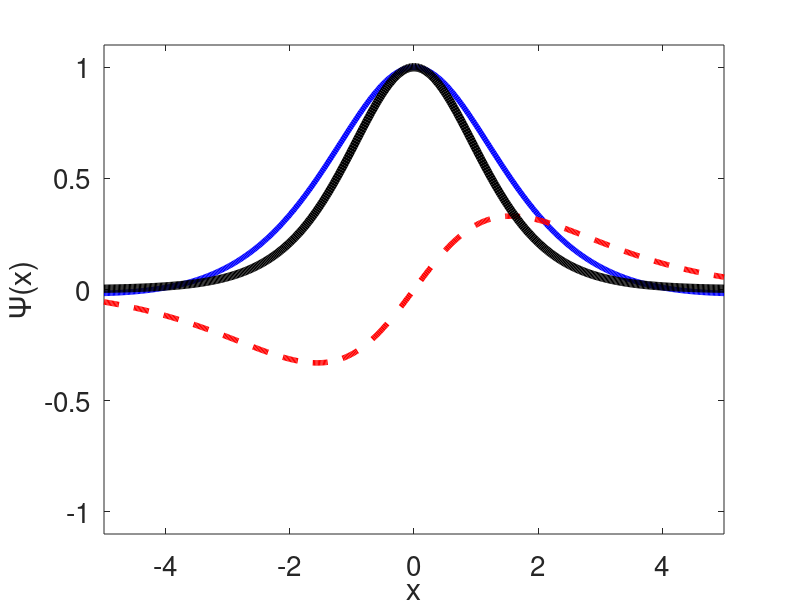

Write MATLAB code to recreate this figure. (Note: this script raises an error after producing the figure.)
%NLSEmagic1D_FRS  Full Research Driver Script for NLSEmagic1D
%Program to integrate the one-dimensional Nonlinear Shrodinger Equation:
%i*Ut + a*Uxx - V(x)*U + s*|U|^2*U = 0.
%
%2014 Ronald M Caplan
%Developed with support from the
%Computational Science Research Center
%San Diego State University.
%
%Distributed as part of the NLSEmagic software package at:
%http://www.nlsemagic.com
%
%%%%%%%%%%%%%%%%%%%%%%%%%%%%%%
%  VERSION:  2.0    2014     %
%%%%%%%%%%%%%%%%%%%%%%%%%%%%%%

%Clear any previous run variables and close all figures:
munlock; close all; clear all; clear classes; clear memory;
twall = tic; %Used to calculate total wall time.

%------------------Simulation parameters----------------------
endtw        = 5;     %Desired end time fo the simulation - may be slightly altered.
chunksizev   = [0];    %Run CUDA codes with different chunksizes.
numframesv   = [1000];  %Number of times to view/plot/analyze solution.
hv           = [1/50]; %Spatial step-size.
k            = 0;      %Time step-size.  [Set to 0 to auto-compute smallest stable timestep]
ICv          = [1];    %Select intial condition (1: bright soliton, 2: dark, 3: linear gaussian, 4: gray soliton)
methodv      = [11];    %Spatial finite-difference scheme: 1:CD O(h^2), 2:2SHOC O(h^4), 11:Script CD, 12:Script 2SHOC.
runs         = 1;      %Number of times to run simulation.
xreswantedv  = [500];    %Desired grid size (N) (Overwrites IC auto grid-size calculations, and may be slightly altered)
cudav        = [0];    %Use NVIDIA GPU-acceleration CUDA codes (1) or CPU (0)
precisionv   = [2];    %Use single (1) or double (2) precision integrators.
BCv          = [0];    %Overides boundary condition choice of IC (0:use IC BC 1:Dirichlet 2:MSD 3:Lap0 4:1-side 5:exact (IC2 only)
rv           = [0];    %Used in MSD tests (Distance from soliton center to grid boundary).
tol          = 10;     %Modulus-squared tolerance to detect blowup.
%------------------Analysis switches----------------------
calc_mass    = 1;      %Calculates change in mass.
add_pert     = 0.0;    %Add uniform random perturbation of size e=add_pert.
%------------------Simulation switches--------------------
pause_init   = 0;      %Pause initial condition before integation.
exit_on_end  = 0;      %Close MATLAB after simulation ends.
%------------------Plotting switches----------------------
show_waitbar = 0;      %Show waitbar with completion time estimate.
plotsol      = 1;      %Plot solution at every frame.
%------------------Output switches----------------------
save_movies  = 0;      %Generate a gif (1) or avi (2) movie of simulation.
save_images  = 0;      %Gernate eps images of simulation.
disp_pt_data = 0;      %Output value of Psi(5) at each frame.
%---------------------------------------------------------

%Set filenames for CUDA timing run based on installed GPU:
if(((length(cudav)>1)||length(methodv)>1) && length(xreswantedv)>1)
  str = computer;
  if(strcmp(str, 'PCWIN'))
      strcuda = 'GT430';
  elseif(strcmp(str, 'PCWIN64'))
      strcuda = 'GTX580';
  elseif(strcmp(str, 'GLNX86'))
      strcuda = 'GTX670';
  else
      strcuda = 'UNKNOWN';
  end
  cudafn1 =  [strcuda,'_1D_RES', num2str(min(xreswantedv)),'_',num2str(max(xreswantedv)),...
              '_T',num2str(ceil(endtw/k)),'_Fr',num2str(max(numframesv))];
  diary([cudafn1,'.txt']);
end

%Start parameter loops - for single run, all vectors are of length 1.
for cuda=cudav
for precision = precisionv
for IC=ICv
for method=methodv
if(((length(cudav)>1)||length(methodv)>1) && length(xreswantedv)>1)
  cudafn =  [cudafn1,'_IC',num2str(IC),'_M',num2str(method),'_P',...
                 num2str(precision),'_CUDA',num2str(cuda),'.txt'];
  fid = fopen(cudafn,'wt');
end
for xreswanted=xreswantedv

bi = 0;
for BC_i=BCv
bi = bi+1;
ni = 0;
numframetimes     = zeros(size(numframesv)); %CUDA chunksize tests
numframechunksize = zeros(size(numframesv)); %CUDA chunksize tests
for numframes = numframesv
ni = ni+1;

%%%%%%%%%%%%%%%%%%%%%%%%%%%%%%%%%%%%%%%%%%%%%%%%%%%%%%%%%%%%%%%%%%%
%%%%%%%%%%%%%%%%%%%%%%%%%%%%%%%%%%%%%%%%%%%%%%%%%%%%%%%%%%%%%%%%%%%
%%%%%%%%%             INITIAL CONDITION PARAMETERS        %%%%%%%%%
%%%%%%%%%                                                 %%%%%%%%%
if(IC==1)%Bright sech soliton
   a    = 1;
   s    = 1;
   OM   = 0.5;   %Frequency
   c    = 0.75;  %Velocity of soliton
   x0   = 0;
   %Compute numerical domain to be big enough to avoid BC effects:
   xmin = -sqrt(a/OM)*asech(eps*sqrt(s/(2*OM)));
   xmax =  sqrt(a/OM)*asech(eps*sqrt(s/(2*OM))) + c*endtw;
   BC   = 1;   %Dirchilet BC
elseif(IC==2)%Tanh dark soliton
   a    =  1;
   s    = -1;
   OM   = -1;   %Frequency
   c    = 0.75; %Velocity of soliton
   x0   = 0;
   %Compute numerical domain to be big enough to avoid BC effects:
   xmin = -sqrt(abs((2*a)/OM))*atanh(1-(eps)*sqrt(s/OM));
   xmax =  sqrt(abs((2*a)/OM))*atanh(1-(eps)*sqrt(s/OM)) + c*endtw;
   BC   = 2;   %Modulus-Squared Dirchilet BC
elseif(IC==3)%Linear exponential
   a    = 1;
   s    = 0;
   xmin = -sqrt(-log(sqrt(eps))*2*a);
   xmax =  sqrt(-log(sqrt(eps))*2*a);
   BC   = 1;   %Dirchilet BC
elseif(IC==4)%Grey soliton
   a    =  1;
   s    = -1;
   OM   = -1;   %Frequency
   c    = 0.75; %Velocity of soliton
   x0   = 0;
   %Compute numerical domain to be big enough to avoid BC effects:
   xmin = -sqrt(abs((2*a)/OM))*atanh(1-sqrt(eps)*sqrt(s/OM));
   xmax =  sqrt(abs((2*a)/OM))*atanh(1-sqrt(eps)*sqrt(s/OM)) + c*endtw;
   BC   = 2;   %Modulus-Squared Dirchilet BC
end

%Manual overide of domain sizes:
%xmax = 15;  xmin = -xmax;


%%%%%%%%%                                                 %%%%%%%%%
%%%%%%%%%                                                 %%%%%%%%%
%%%%%%%%%%%%%%%%%%%%%%%%%%%%%%%%%%%%%%%%%%%%%%%%%%%%%%%%%%%%%%%%%%%
%%%%%%%%%%%%%%%%%%%%%%%%%%%%%%%%%%%%%%%%%%%%%%%%%%%%%%%%%%%%%%%%%%%


disp('----------------------------------------------------');
disp('--------------------NLSE1D--------------------------');
disp('----------------------------------------------------');
disp('Checking parameters...');

%Override BC from IC in case of specified BCs:
if(BCv(1)~=0)
   BC = BC_i;
end
%Start MSD test loop:
ri = 1;
for rmax=rv
if(rmax~=0 || length(rv)>1)
 xmax = rmax + c*endtw;
 xmin = -rmax;
 disp(['ri: ',num2str(ri)]);
end

%Step size loop (for scheme order analysis)
hi=0;
for h = hv
hi = hi+1;

%Adjust ranges so they are in units of h (fixes bugs):
xmin = xmin - rem(xmin,h);
xmax = xmax - rem(xmax,h);
%Update rv accordingly
if(rmax~=0 || length(rv)>1)
   rv(ri) = rv(ri)-max(abs([rem(xmin,h), rem(xmax,h)]));
end

%Overide limits for CUDA timings:
if(xreswanted>0)
    xmax =  (xreswanted-1)*h/2;
    xmin = -(xreswanted-1)*h/2;
end

%Set up spatial grid:
xvec = (xmin:h:xmax)';
xres = length(xvec);

%Set up CUDA info
if(cuda==1)
   cudablocksize     = 512;
   sharedmemperblock = (cudablocksize+2)*(3+2*method)*(4*precision)/1000;
   numcudablocks     = ceil(xres/cudablocksize);
   %For MSD BC, need to check this:
   if(BC==2)
      if(xres - cudablocksize*(numcudablocks-1) == 1)
         disp('MSD CUDA ERROR: N (x) is one cell greater than CUDA block,')
         xmax = xmax-h;
         xmin = xmin+h;
         disp(['adjusting xmax to ',num2str(xmax), ' and xmin to ',num2str(xmin),' to compensate.']);
       end
       %Now, recompute new grid:
       xvec  = (xmin:h:xmax)';  xres = length(xvec);
       numcudablocks  = ceil(xres/cudablocksize);
   end
end

for run_i=1:runs %Run loop (for averaging timings)

%Initialize solution and potential matrices:
U = zeros(xres,1);
V = zeros(size(xvec));

%%%%%%%%%%%%%%%%%%%%%%%%%%%%%%%%%%%%%%%%%%%%%%%%%%%%%%%%%%%%%%%%%%%
%%%%%%%%%%%%%%%%%%%%%%%%%%%%%%%%%%%%%%%%%%%%%%%%%%%%%%%%%%%%%%%%%%%
%%%%%%%%%             INITIAL CONDITION FORMULATION       %%%%%%%%%
%%%%%%%%%                                                 %%%%%%%%%
if(IC==1)
   V      = 0.*ones(size(xvec));
   U      = sqrt((2*OM)/s).*sech(sqrt(OM/a).*(xvec - x0)).*exp(1i*((c/(2*a))*xvec));
elseif(IC==2)
   V      = 0.*ones(size(xvec));
   U      = sqrt(OM/s).*tanh(sqrt(abs(OM/(2*a))).*(xvec-x0)).*exp(1i*((c/(2*a))*xvec));
elseif(IC==3)
   V   = xvec.^2/a;
   U   = exp(-xvec.^2/(2*a));
elseif(IC==4)
   V      = 0.*ones(size(xvec));
   vc     = sqrt(-OM*2*a);
   E      = sqrt(a/-OM);
   U      = sqrt(OM/s)*(1i*(c/vc) + sqrt(1-c^2/vc^2)*tanh((xvec./(sqrt(2)*E))*sqrt(1-c^2/vc^2)));
end

%Add random perturbation if specified:
if(add_pert>0)
    U = U.*(1 + add_pert.*rand(size(U)));
end

%-------------------------------------------------------------------------%
%Compute stability bounds for time step k:
if(k==0)
   hmin = min(hv);
   if(method==1 || method==11)
      G = [4,3,1,0];
      klin = hmin^2/(sqrt(2)*a);
   elseif((method==2 || method==12) || length(methodv)>1)
      G = (1/12)*[64,63,46,12,-3,-4];
      klin = (3/4)*hmin^2/(sqrt(2)*a);
   end

   Lmaxes = zeros(size(G));
   %Compute Lmax
   for gi=[1:length(G)]
        Lmaxes(gi) = max(abs((hmin^2/a)*(s*U(:).*conj(U(:)) - V(:)) - G(gi)));
   end
   %Compute B vector depending on BC
   if(BC==1)
       Bmax = 0;
   elseif(BC==2)
       UB_1  = [U(2);U(end-1)];
       Ut    = NLSEmagic1D_FRS_F_MAT(U,V,hmin,s,a,method,BC,(1/hmin^2),(a/12),(a/(6*hmin^2)),(1/a));
       UtB_1 = [Ut(2);Ut(end-1)];
       Bmax = real(max((hmin^2/(1i*a))*UtB_1./UB_1));
       clear UtB_1 UB_1 Ut;
    elseif(BC==3)
       UB = [U(1);U(end)];
       VB = [V(1);V(end)];
       Bmax = max((hmin^2/a)*(s*UB.*conj(UB) - VB));
       clear VB UB;
   else
       Bmax = 0;
   end
   %Now compute full k bound:
   kfull = (hmin^2/a)*sqrt(8)/max(abs(Bmax),max(abs(Lmaxes)));
   disp(['kmax (linear): ',num2str(klin)]);
   disp(['kmax   (full): ',num2str(kfull)]);
   if(kfull<klin)
      k = 0.9*kfull;
   else
      k = 0.9*klin;
   end
   disp(['k      (used): ',num2str(k)]);
end

%Compute total number of time steps for simulation:
endt  = endtw - mod(endtw,k); %<--Make endtime multiple of k
if(mod(endtw,k)~=0), disp(['NOTE! End time adjusted to ',num2str(endt)]); end;
steps = floor(endt/k); %<--Compute number of steps required
if(numframes>=steps), numframes=steps; end;

%Compute number of time steps to compute in mex file:
chunk_size   = ceil(steps/numframes);
extra_steps  = chunk_size*numframes - steps;
if(extra_steps>chunk_size)
    numframes    = ceil(steps/chunk_size);
    disp(['To avoid too much over-time compuations, numframes has been altered to ',num2str(numframes)]);
    extra_steps  = chunk_size*numframes - steps;
end
if(extra_steps>0)
    disp(['NOTE! There will be ',num2str(extra_steps),' extra time steps taken in simulation.']);
    endt = chunk_size*numframes*k;
    steps  = steps + extra_steps;
    disp(['Therefore, true end time will be: ',num2str(endt),' taking ',num2str(steps),' time steps']);
end;

%If first run, print out simulation info:
if(hi==1 && run_i==1)
disp('----------------------------------------------------');
disp('1D NLSE Parameters:')
disp(['a:          ',num2str(a)]);
disp(['s:          ',num2str(s)]);
disp(['xmin:       ',num2str(xmin)]);
disp(['xmax:       ',num2str(xmax)]);
disp(['Endtime:    ',num2str(endt)]);
disp('Numerical Parameters:');
disp(['h:          ',num2str(h)]);
disp(['k:          ',num2str(k)]);
disp(['GridSize:   ',num2str(xres)]);
disp(['TimeSteps:  ',num2str(steps)]);
disp(['ChunkSize:  ',num2str(chunk_size)]);
disp(['NumFrames:  ',num2str(numframes)]);
if(precision==1)
    disp('Precision:  Single');
else
    disp('Precision:  Double');
end
if(method==1)
    disp('Method:     RK4+CD     Order(4,2)');
elseif(method==2)
    disp('Method:     RK4+2SHOC  Order(4,4)');
elseif(method==11)
    disp('Method:     RK4+CD     Order(4,2) SCRIPT');
elseif(method==12)
    disp('Method:     RK4+2SHOC  Order(4,4) SCRIPT');
end
if(BC==1)
    disp('Boundary Conditions:  Dirichlet');
elseif(BC==2)
    disp('Boundary Conditions:  MSD');
elseif(BC==3)
    disp('Boundary Conditions:  Uxx = 0');
elseif(BC==4)
    disp('Boundary Conditions:  One-Sided Diff');
elseif(BC==5)
    disp('Boundary Conditions:  Exact');
end
if(cuda == 1)
    disp( 'CUDA Parameters and Info:');
    disp(['BlockSize:     ',num2str(cudablocksize)]);
    disp(['CUDAGridSize:  ',num2str(numcudablocks)]);
    disp(['NumBlocks:     ',num2str(numcudablocks)]);
    disp(['Shared Memory/Block: ',num2str(sharedmemperblock),'KB']);
    disp(['TotalGPUMemReq:      ',num2str(xres*(9 + 2*(method-1))*(4*precision)/1024),'KB']);
end
if(save_movies==1)
    disp('Warning!  Saving movie...');
end
if(save_images==1)
    disp('Warning!  Saving images...');
end
end %hi==1
%%%%%%%%%                                                 %%%%%%%%%
%%%%%%%%%                                                 %%%%%%%%%
%%%%%%%%%%%%%%%%%%%%%%%%%%%%%%%%%%%%%%%%%%%%%%%%%%%%%%%%%%%%%%%%%%%
%%%%%%%%%%%%%%%%%%%%%%%%%%%%%%%%%%%%%%%%%%%%%%%%%%%%%%%%%%%%%%%%%%%
if(length(hv)>1)
    disp(['h:          ',num2str(h)]);
    disp(['k:          ',num2str(k)]);
end
%%%%%%%%%%%%%%%%%%%%%%%%%%%%%%%%%%%%%%%%%%%%%%%%%%%%%%%%%%%%%%%%%%%
%%%%%%%%%%%%%%%%%%%%%%%%%%%%%%%%%%%%%%%%%%%%%%%%%%%%%%%%%%%%%%%%%%%
%%%%%%%%%             PLOTTING SETUP                      %%%%%%%%%
%%%%%%%%%                                                 %%%%%%%%%
fsize       = 20;  %Set font size for figures.
fig_count   =  1;  %Used to create figure numbers.
if(plotsol==1)
%Find maximums for plot axis:
maxMod2U  = max(U.*conj(U));
maxRealU  = max(real(U));
plotmax   = max([maxMod2U maxRealU]);

%Set up plot of initial condition:
fig_plot  = figure(fig_count);
fig_count = fig_count+1;
set(fig_plot, 'Name','1D NLSE  t = 0','NumberTitle','off');
plot_real = plot(xvec,real(U),   '-b' ,'LineWidth',4);
hold on;
%plot_v = plot(xvec,V,   '-g');
plot_imag = plot(xvec,imag(U),   '--r' ,'LineWidth',4);
plot_mod2 = plot(xvec,U.*conj(U),'-k'  ,'LineWidth',6);
%plot_true = plot(xvec,U.*conj(U),'-og');
%plot_phase = plot(xvec,angle(U),'--c');
hold off;
axis([xmin xmax (-plotmax-0.1*plotmax) (plotmax + 0.1*plotmax)]);
xlabel('x','Fontsize',fsize);
ylabel('\Psi(x)','Fontsize',fsize);
set(gca,'Fontsize',fsize);
%legend('|\Psi_e_x_a_c_t|^2','Re(\Psi)','Im(\Psi)','|\Psi|^2','Phase','Location','SouthWest');
drawnow;
end
%%%%%%%%%%%%%%%%%%%%%%%%%%%%%%%%%%%%%%%%%%%%%%%%%%%%%%%%%%%%%%%%%%%%%%%%%%
%%%%%%%%%%%%%%%%%%%%%%%%%%%%%%%%%%%%%%%%%%%%%%%%%%%%%%%%%%%%%%%%%%%%%%%%%%
if(save_movies>=1 || save_images==1)
   fn = ['IC',num2str(IC),'_'];
end

%Setup waitbar:
if(show_waitbar==1)
    fig_waitbar = waitbar(0,'Estimated time to completion ???:??');
    set(fig_waitbar, 'Name','Simulation 0% Complete','NumberTitle','off');
    waitbar(0,fig_waitbar,'Estimated time to completion ???:??');
end

%Pause simulation if desired.
if(pause_init==1)
    disp('Initial condition displayed.  Press a key to start simulation');
    pause
end

%Setup movie files:
if(save_movies==1)
    gifname = [fn,'.gif'];
    I = getframe(fig_plot);
    I = frame2im(I);
    [XX, map] = rgb2ind(I, 128);
    imwrite(XX, map, gifname, 'GIF', 'WriteMode', ...
       'overwrite', 'DelayTime', 0, 'LoopCount', Inf);
elseif(save_movies==2)
   mov_disk = avifile([fn,'.avi'],'compression','None','quality',100);
end

%Save image of IC:
if(save_images==1)
   set(fig_plot,'InvertHardcopy','on')
   set(fig_plot, 'PaperPositionMode', 'auto');  %Makes better images
   fignum = ['-f',num2str(fig_plot)];
   print('-depsc','-r100',[fn '_t0.eps'],fignum);
end


%Initialize counters and timers:
calcn  = 0;
n      = 0;
ttotal = tic; %Start total time timer
tcomp  = 0;   %Initialize compute-time to 0

%Initialize RK4 matrices for script integrators:
if(method>10)
   Uk_tmp = zeros(size(U));
   k_tot  = zeros(size(U));
end

%Initialize error plot vectors:
plottime  = zeros(numframes,1);
errorveci = zeros(numframes,1);
errorvecr = zeros(numframes,1);
errorvecm = zeros(numframes,1);

%%%%%%%%%%%%%%%%%%%%%%%%%%%%%%%%%%%%%%%%%%%%%%%%%%%%%%%%%%%%%%%%%%%
%%%%%%%%%%%%%%%%%%%%%%%%%%%%%%%%%%%%%%%%%%%%%%%%%%%%%%%%%%%%%%%%%%%
%%%%%%%%%             BEGIN SIMULATION                    %%%%%%%%%
%%%%%%%%%                                                 %%%%%%%%%
for chunk_count = 1:numframes

%Start chunk-time timer (includes plots)
if(show_waitbar==1), tchunk  = tic; end
tcompchunk = tic;  %Start compute-time timer

%Reset methods for BC 5 since not implemented in mex:
if((BC==5) && (method==1 || method==2))
    method=method+10;
    disp('Warning, using script integraters due to exact BC choice!');
end

%Call MEX integrator codes:
if(method<10)
  if(cuda==0)
    U = NLSEmagic1D_Take_Steps_CPU(U,V,s,a,h^2,BC,chunk_size,k,precision,method);
  else
    U = NLSEmagic1D_Take_Steps_GPU(U,V,s,a,h^2,BC,chunk_size,k,precision,method);
  end
else  %Old code for trial methods / mex timings
    %Do divisions first to save compute-time:
    k2   = k/2;    k6   = k/6;    l_a  = 1/a;    l_h2 = 1/h^2;
    l76  = 7/6;    l_12 = 1/12;

    for nc = 1:chunk_size
    %Need these params for BC=5:
    if(BC==5)
        par = [k*(n+nc-1);xvec(1);xvec(end);OM;c];
    else
        par = [];
    end
    %Start Runga-Kutta:
    k_tot  = NLSEmagic1D_FRS_F_MAT(U,V,h,s,a,method,BC,l_a,l_h2,l76,l_12,par); %K1
    %----------------------------
    Uk_tmp = U + k2*k_tot;
    par(1) = k*(n+nc-1) + k2;
    Uk_tmp  = NLSEmagic1D_FRS_F_MAT(Uk_tmp,V,h,s,a,method,BC,l_a,l_h2,l76,l_12,par); %K2
    k_tot = k_tot + 2*Uk_tmp; %K1 + 2K2
    %----------------------------
    Uk_tmp  = U + k2*Uk_tmp;
    Uk_tmp  = NLSEmagic1D_FRS_F_MAT(Uk_tmp,V,h,s,a,method,BC,l_a,l_h2,l76,l_12,par); %K3
    k_tot = k_tot + 2*Uk_tmp; %K1 + 2K2 + 2K3
    %----------------------------
    Uk_tmp  = U + k*Uk_tmp;
    par(1)  = k*(n+nc) + k;
    k_tot   = k_tot + NLSEmagic1D_FRS_F_MAT(Uk_tmp,V,h,s,a,method,BC,l_a,l_h2,l76,l_12,par); %K1 + 2K2 + 2K3 + K4
    %-------------------------------
    U = U + k6*k_tot;   %New time step:

    if(BC==5)%Exact BC solution for IC 3
        U(1)   = sqrt(OM/s).*tanh(sqrt(abs(OM/(2*a))).*(xvec(1)   - c*k*(n+nc))).*exp(1i*((c/(2*a))*xvec(1)   + (OM - c^2/(4*a))*k*(n+nc)));
      U(end)   = sqrt(OM/s).*tanh(sqrt(abs(OM/(2*a))).*(xvec(end) - c*k*(n+nc))).*exp(1i*((c/(2*a))*xvec(end) + (OM - c^2/(4*a))*k*(n+nc)));
    end
    end %chunksize
end %method

%Add to compute-time counter and update step number:
tcomp = tcomp + toc(tcompchunk);
n = n + chunk_size;

if(plotsol==1)
%Set fig titles first, so know when possible crash happens:
   set(fig_plot, 'Name',['1D NLSE  t = ',num2str((n*k),'%.2f')]);
end

%Detect blow-up:
if(max(real(U(:))) > tol);% || sum(isnan(U(:))) > 0)
disp('CRAAAAAAAAAAAAAAAASSSSSSSSSSSSSSSSSHHHHHHHHHHHHHHHHHHHHH');
disp(['CRASH!  h=',num2str(h),' k=',num2str(k),' t=',num2str(n*k,'%.2f')]);
if( sum(isnan(U(:))) > 0)
   disp('NAN Found!');
else
  disp('Tolerance Exceeded!');
end
  disp('CRAAAAAAAAAAAAAAAASSSSSSSSSSSSSSSSSHHHHHHHHHHHHHHHHHHHHH');
break;
end

%Compute true solution to compare error:
if(IC==1)
    Ureal = sqrt((2*OM)/s).*sech(sqrt(         OM/a).*(xvec - x0 - c*n*k)).*exp(1i*((c/(2*a))*xvec + (OM - c^2/(4*a))*k*n));
elseif(IC==2)
    Ureal = sqrt(    OM/s).*tanh(sqrt(abs(OM/(2*a))).*(xvec - x0 - c*n*k)).*exp(1i*((c/(2*a))*xvec + (OM - c^2/(4*a))*k*n));
elseif(IC==3)
    Ureal = exp(-xvec.^2/(2*a)).*exp(-1i*k*n);
elseif(IC==4)
    Ureal = sqrt(OM/s)*(1i*(c/(vc)) + sqrt(1-(c^2/(vc)^2))*tanh(((xvec - x0 - c*n*k)./(sqrt(2)*E))*sqrt(1-(c^2/(vc)^2)))).*exp(1i*OM*k*n);
end

if(plotsol==1)
%Plot current time step:
set(plot_mod2,'ydata',U.*conj(U));
set(plot_real,'ydata',real(U));
set(plot_imag,'ydata',imag(U));
%set(plot_true,'ydata',real(Ureal));
%set(plot_phase,'ydata',angle(U));
drawnow;
end

%Now save movie frame or image:
if(save_movies==1)
    gifname = [fn,'.gif'];
    I = getframe(fig_plot);
    I = frame2im(I);
    [XX, map] = rgb2ind(I, 128);
    imwrite(XX, map, gifname, 'GIF', 'WriteMode',...
                'append', 'DelayTime', 0);
elseif(save_movies==2)
   mov_disk = addframe(mov_disk,getframe(fig_plot));
end
if(save_images==1)
   set(fig_plot,'InvertHardcopy','on')
   fignum = ['-f',num2str(fig_plot)];
   set(fig_plot, 'PaperPositionMode', 'auto');
   print('-depsc','-r100',[fn '_t' num2str(n*k) '.eps'],fignum);
end

%%%Analysis Tools%%%%%%%%%*********************************************
calcn = calcn+1;
plottime(calcn) = n*k;

%Display solution at grid pioint for CUDA validation:
if(disp_pt_data==1)
    disp(['Re(U(5)): ',num2str(real(U(5)))]);
end

%Calculate mass:
if(calc_mass==1)
   mass(calcn) = sum(U.*conj(U))*h;
   delta_mass = (abs(mass(1)-mass(calcn))/mass(1))*100;
end

%Record error
errorvecr(calcn) = sqrt(sum((real(Ureal(:)) - real(U(:))).^2)       /length(U(:)));
errorveci(calcn) = sqrt(sum((imag(Ureal(:)) - imag(U(:))).^2)       /length(U(:)));
errorvecm(calcn) = sqrt(sum((abs(Ureal(:)).^2  -  abs(U(:)).^2).^2) /length(U(:)));

errorvecr(calcn) = max(abs(real(Ureal(:)) - real(U(:))));
errorveci(calcn) = max(abs(imag(Ureal(:)) - imag(U(:))));
errorvecm(calcn) = max(abs(abs(Ureal(:)).^2  -  abs(U(:)).^2));


% errorvecr(calcn) = sqrt(sum((real(Ureal(1)) - real(U(1))).^2)/length(U(1)));
% errorveci(calcn) = sqrt(sum((imag(Ureal(1)) - imag(U(1))).^2)/length(U(1)));
% errorvecm(calcn) = sqrt(sum((abs(Ureal(1)).^2  -  abs(U(1)).^2).^2)/length(U(1)));

%Update waitbar:
if(show_waitbar==1)
    time4frame = toc(tchunk);
    totsecremaining = (numframes-chunk_count)*time4frame;
    minremaining = floor(totsecremaining/60);
    secremaining = floor(60*(totsecremaining/60 - floor(totsecremaining/60)));
    set(fig_waitbar, 'Name',['Simulation ',num2str((n/steps)*100),'% Complete']);
    waitbar(n/steps,fig_waitbar,['Estimated time to completion ',num2str(minremaining,'%03d'),...
    ':',num2str(secremaining,'%02d')]);
end

end %chunk-count
%%%%%%%%%                                                 %%%%%%%%%
%%%%%%%%%         SIMULATION IS OVER                      %%%%%%%%%
%%%%%%%%%%%%%%%%%%%%%%%%%%%%%%%%%%%%%%%%%%%%%%%%%%%%%%%%%%%%%%%%%%%
%%%%%%%%%%%%%%%%%%%%%%%%%%%%%%%%%%%%%%%%%%%%%%%%%%%%%%%%%%%%%%%%%%%

%Clear non-mex RK4 matrices if used:
if(method>10)
   clear Uk_tmp;
   clear k_tot;
end

%How long did this take?
totaltime(run_i) = toc(ttotal);
totalcomp(run_i) = tcomp;

if(runs>1)
    disp(['Run ',num2str(run_i),':   ',num2str(totaltime(run_i)),'  ',...
                      num2str(totalcomp(run_i))]);
end

%Close waitbar figure and movie file:
if(show_waitbar==1)
    close(fig_waitbar);
end
if(save_movies==2)
   mov_disk = close(mov_disk);
end

end %Repeated runs complete

%Compute averaged times and output result:
tottime   = mean(totaltime);
tcomp     = mean(totalcomp);

if(runs>1)
    ttstd    = std(totaltime) ;
    tcstd    = std(tcomp);
    disp(['Simulation   Total Time: ',num2str(tottime),...
           ' (std:',num2str(ttstd),') seconds.']);
    disp(['Simulation Compute Time: ',num2str(tcomp),...
        ' (std:',num2str(tcstd),') seconds.']);
else
    disp(['Simulation   Total Time: ',num2str(tottime),' seconds.']);
    disp(['Simulation Compute Time: ',num2str(tcomp),' seconds.']);
end

%Plot results and output:
if(calc_mass == 1)
   disp('Now plotting mass....');
   disp(['Total Mass:',num2str(mass(end))]);
   figure(fig_count);  fig_count = fig_count+1;
   plot(plottime,mass,'-');
   title_txt = ['\DeltaMass = ',num2str(delta_mass,'%.4f')];
   title(title_txt);
   grid on;
   xlabel('Time');   ylabel('Mass');
end

%Errors
fig_err  = figure(fig_count); fig_count = fig_count+1;
figure(fig_err);
set(fig_err, 'Name','Error of Run','NumberTitle','off');
plot(plottime,errorveci,'r--','LineWidth',3);
hold on;
plot(plottime,errorvecr,'b-','LineWidth',3);
plot(plottime,errorvecm,'k-','LineWidth',5);
xlabel('Time','Fontsize',fsize);
grid on;
ylabel('Ave(|Error|_2)','Fontsize',fsize);
set(gca,'Fontsize',fsize);
errormax = max([errorveci;errorvecr;errorvecm]);
set(gca,'XLim',[0,  plottime(end)]);
set(gca,'YLim',[0, (errormax+0.1*errormax)]);
hold off;
drawnow;
errorsr(hi) = max(errorvecr);%./length(errorvecr);
errorsi(hi) = max(errorveci);%./length(errorveci);
errorsm(hi) = max(errorvecm);%./length(errorvecm);
if(hi>1)
     mr(hi-1) = abs(log(errorsr(hi-1))-log(errorsr(hi)))./ ...
                abs(log(hv(hi-1)) - log(h));
     mi(hi-1) = abs(log(errorsi(hi-1))-log(errorsi(hi)))./ ...
                abs(log(hv(hi-1)) - log(h));
     mm(hi-1) = abs(log(errorsm(hi-1))-log(errorsm(hi)))./ ...
                abs(log(hv(hi-1)) - log(h));
     disp(['Step ',num2str(hi),' of ',num2str(length(hv)),' done. h:',num2str(h),...
        ' Error_ave:',num2str((errorsr(hi)+errorsi(hi))/2),...
        ' mave:',num2str( (mr(hi-1)+mi(hi-1))/2  )]);
    else
        if(length(hv)>1)
        disp(['Step ',num2str(hi),' of ',num2str(length(hv)),' done. h:',num2str(h),...
        ' Error_ave:',num2str((errorsr(hi)+errorsi(hi))/2)]);
        end
end
end% hv stepsizes

%Save rerrors for MSD tests:
msd_errors(ri,bi) = max((errorsi(:) + errorsr(:))/2);
ri = ri+1;
end %rv

%Output error results in latex table format:
h_str       = num2str(hv(1));
errorsr_str = num2str(errorsr(1));
errorsi_str = num2str(errorsi(1));
errorsm_str = num2str(errorsm(1));
mr_str = '--';
mi_str = '--';
mm_str = '--';
for st = 2:length(hv)
        h_str = [h_str, ' & ', num2str(hv(st))];
        errorsr_str = [errorsr_str, ' & ', num2str(errorsr(st))];
        errorsi_str = [errorsi_str, ' & ', num2str(errorsi(st))];
        errorsm_str = [errorsm_str, ' & ', num2str(errorsm(st))];
        mr_str = [mr_str, ' & ', num2str(mr(st-1))];
        mi_str = [mi_str, ' & ', num2str(mi(st-1))];
        mm_str = [mm_str, ' & ', num2str(mm(st-1))];
end
    disp('-----------------------------------------');
    disp('Run completed, final results:');
    disp(['h, then er, then mr, then ei, then mi.  method=',num2str(method)]);
    disp(['h ',h_str, '\\'])
    disp(['Error (real) & ',errorsr_str, '\\'])
    disp(['Order (real) & ',mr_str, '\\ \hline'])
    disp(['Error (imag) & ',errorsi_str, '\\'])
    disp(['Order (imag) & ',mi_str, '\\ \hline'])
    disp(['Error (mod2) & ',errorsm_str, '\\'])
    disp(['Order (mod2) & ',mm_str, '\\ \hline'])
    disp('------------------------');
    if(hi>1)
        mav = (mean(mr) + mean(mi))/2;
        disp(['m_av = ',num2str(mav)]);
        %mav = mean(mm);
    else
        mav = 0;
    end
    disp('--------------------------------------------------');
    if(length(hv)>1)
    if(method == 1)
        strtmpm1 = ['CD:     m = ',num2str(mav,3)];
        strtmp2 = '--sb';
    elseif(method == 2)
        strtmpm2 = ['2SHOC:  m = ',num2str(mav,3)];
        strtmp2 = '-ok';
    end

    if(exist('fig_order','var')==0)
       fig_order = figure(fig_count); fig_count = fig_count+1;
    else
       figure(fig_order)
    end
    set(fig_order, 'Name','Method Orders','NumberTitle','off');
    loglog(hv,0.5*(errorsr+errorsi),strtmp2,'LineWidth',2)
    hold on;
    %loglog(hs,errorsi,strtmp2i,'LineWidth',2)
    %loglog(hs,errorsm,strtmp2m,'LineWidth',2)
    %legend('Real','Imag');
    %a1 = annotation('textbox',[0.25 0.6 0.5 0.1]);
    %set(a1,'String',strtmp,'Fontsize',18,'FitBoxToText','on');
    set(gca,'Fontsize',fsize);
    xlabel('h','Fontsize',fsize);
    set(gca,'XLim',[min(hv)-min(hv)/2, max(hv)+max(hv)/2]);
    set(gca,'XTick',fliplr(hv));
    set(gca,'XTickLabel',{'1/32','1/16','1/8','1/3','1/2'});
    ylabel('Ave Error Norm','Fontsize',fsize);
end

%Save timings for chunksize tests:
numframetimes(ni)     = tcomp;
numframechunksize(ni) = chunk_size;
end %numframesv

%Make MSD test figure:
if(length(rv)>1)
 cv = ['--b';'sr ';'og ';'-k ';'-c '];
 fig_msd   = figure(fig_count);
 fig_count = fig_count+1;
 semilogy(rv,msd_errors(:,bi),cv(bi,:),'LineWidth',4,'MarkerSize',4);
 xlim([min(rv) max(rv)]);
 xlabel('r','Fontsize',fsize);
 ylabel('Average Max Error of Re(\Psi) and Im(\Psi)','Fontsize',fsize);
 set(gca,'Fontsize',fsize);
 hold on;
end

%Show chunk-size results:
if(length(numframesv)>1)
    if(exist('fig_frames','var')==0)
       fig_frames = figure(fig_count); fig_count = fig_count+1;
    end
    figure(fig_frames);

    %Eliminate multiple times for same chunksize:
    [numframechunksize, m, n] = unique(numframechunksize);
    numframetimes = numframetimes(m);
    set(fig_frames, 'Name','Chunksize versus Compute Time','NumberTitle','off');
    if(precision==1)
        if(xreswanted == 1000)
            mstr = 'r--o';
        elseif(xreswanted == 10000)
            mstr = 'r--s';
        elseif(xreswanted == 100000)
            mstr = 'r--^';
        elseif(xreswanted == 1000000)
            mstr = 'r--d';
        end
    else
        if(xreswanted == 1000)
            mstr = 'k-o';
        elseif(xreswanted == 10000)
            mstr = 'k-s';
        elseif(xreswanted == 100000)
            mstr = 'k-^';
        elseif(xreswanted == 1000000)
            mstr = 'k-d';
        end
    end
    plot(numframechunksize,numframetimes./min(numframetimes),mstr,'MarkerFaceColor','w','LineWidth',3);
    hold on;
    set(gca, 'XScale','log');
    set(gca,'Fontsize',fsize);
    axis([10 400 1 3]);
    %set(gca,'XTick',[10:10:200]);
    set(gca,'XTick',[10 25 50 100 200 400],'XTickLabel',[10 25 50 100 200 400]);
    xlabel('Chunksize','Fontsize',fsize);
    ylabel('Slowdown Factor','Fontsize',fsize);
end

end %BC

%Save figure results for MSD tests:
if(length(rv)>1 && length(BCv)>1)
   figure(fig_msd)
   set(gcf, 'PaperPositionMode', 'auto');
   print('-djpeg','-r100',strrep(['MSD_1D_c',num2str(c),'_T',num2str(endt),'_k',num2str(k),'_h',num2str(h),'_r',num2str(min(rv)),'-',num2str(max(rv)),'_f',num2str(numframes)],'.',''),['-f',num2str(fig_msd)]);
   print('-depsc','-r100',strrep(['MSD_1D_c',num2str(c),'_T',num2str(endt),'_k',num2str(k),'_h',num2str(h),'_r',num2str(min(rv)),'-',num2str(max(rv)),'_f',num2str(numframes)],'.',''),['-f',num2str(fig_msd)]);
end

%Save CUDA timing result in file:
if(((length(cudav)>1)||length(methodv)>1)  && length(xreswantedv)>1)
       fprintf(fid, '%7.3f\n', tcomp);
end

end %xreswanted

%Save xres vector values in file for CUDA timing results:
if(((length(cudav)>1)||length(methodv)>1) && length(xreswantedv)>1)
   for ggg=1:length(xreswantedv)
       fprintf(fid, '%7d\n',   xreswantedv(ggg));
   end
   fclose(fid);
end

end %method

%Add legend to order-of-accuracy results:
if(length(methodv)>1 && length(hv)>1)
    figure(fig_order);
    legend(strtmpm1,strtmpm2)
    hold off;
end

end %IC
end %precision

%Save figures of chunksize results:
if(length(numframesv)>1)
   figure(fig_frames);
   hold off;
   set(gcf, 'PaperPositionMode', 'auto');
   print('-djpeg','-r100',strrep(['1D_T',num2str(endt),'_N',num2str(min(xreswantedv)),'_',num2str(max(xreswantedv)),'_M',num2str(method)],'.',''),['-f',num2str(fig_frames)]);
   print('-depsc','-r100',strrep(['1D_T',num2str(endt),'_N',num2str(min(xreswantedv)),'_',num2str(max(xreswantedv)),'_M',num2str(method)],'.',''),['-f',num2str(fig_frames)]);
end

end %cuda

%Report wall time:
twall = toc(twall);
disp(['NLSE1D Total Wall Time: ',num2str(twall),' seconds.']);

%Close diary file for CUDA runs:
if(((length(cudav)>1)||length(methodv)>1) && length(xreswantedv)>1)
    diary off;
end

%Exit MATLAB is desired (good for nohup/profilers)
if(exit_on_end==1),  exit; end;
